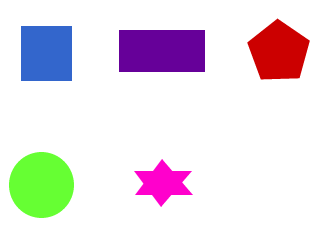
%> input picture matlab/data/shapes23.png, 315 x 250 px
$ octave lab03_trich_xuat_bien.m   (GNU Octave 9; MATLAB toolbox functions it lacks are replaced by stand-ins)
%> lines starting %> are read from the running program, lines starting %| are printed output that depends on the picture; in (x1, y1, x2, y2) boxes, pixels count from 0 and x2, y2 are one past the last pixel; in counts of white or black regions, pixels touching at a corner belong together; the program's own positions count from 1
%% LAB 3 - TRICH XUAT BIEN HINH THAI
clear; close all; clc;
scriptDir=fileparts(mfilename('fullpath'));
I=imread(fullfile(scriptDir,'..','data','shapes23.png'));
%> I is the input picture: size 250x315x3 uint8; mean R, G, B 232.5, 224.9, 230.4
if ndims(I)==3, I=rgb2gray(I); end
%> after `I=rgb2gray(I)`:
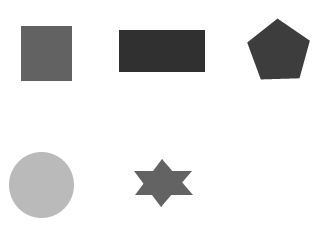
%> I: size 250x315 uint8; min 48, max 255, mean 227.8
A=imbinarize(I); if mean(A(:))>.5, A=~A; end
%> after `A=imbinarize(I)`:
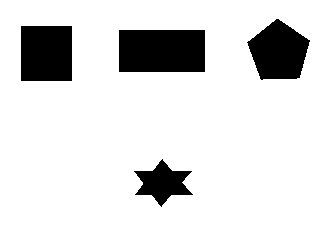
%> A: size 250x315 logical; 86.8% white; 4 black regions, box (x1, y1, x2, y2) and area: (119, 30, 205, 72) 3612, (21, 26, 72, 81) 2805, (247, 19, 310, 80) 2624, (134, 159, 193, 207) 1393
B=strel('square',3);
eroded=imerode(A,B); dilated=imdilate(A,B);
%> after `eroded=imerode(A,B)`:
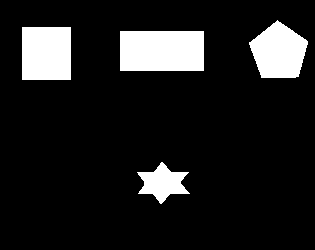
%> eroded: size 250x315 logical; 12.1% white; 4 white regions, box (x1, y1, x2, y2) and area: (120, 31, 204, 71) 3360, (22, 27, 71, 80) 2597, (249, 20, 308, 78) 2381, (137, 162, 190, 204) 1153
%> after `dilated=imdilate(A,B)`:
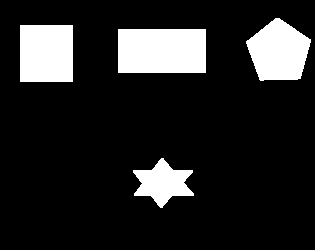
%> dilated: size 250x315 logical; 14.5% white; 4 white regions, box (x1, y1, x2, y2) and area: (118, 29, 206, 73) 3872, (20, 25, 73, 82) 3021, (246, 18, 311, 81) 2876, (133, 158, 194, 208) 1646
inner=A & ~eroded; outer=dilated & ~A; gradient=dilated & ~eroded;
%> after `inner=A & ~eroded`:
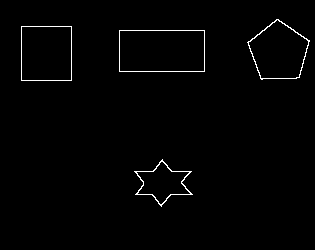
%> inner: size 250x315 logical; 1.2% white in thin lines or dots, all inside (x1, y1, x2, y2) = (21, 19, 310, 207)
%> after `outer=dilated & ~A`: outer: size 250x315 logical; 1.2% white in thin lines or dots, all inside (x1, y1, x2, y2) = (20, 18, 311, 208)
%> after `gradient=dilated & ~eroded`:
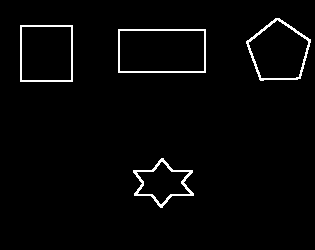
%> gradient: size 250x315 logical; 2.4% white in thin lines or dots, all inside (x1, y1, x2, y2) = (20, 18, 311, 208)
figure('Name','Lab 3 - Morphological boundaries');
subplot(2,3,1); imshow(A); title('A');
subplot(2,3,2); imshow(eroded); title('A erode B');
subplot(2,3,3); imshow(inner); title('Bien trong');
subplot(2,3,4); imshow(outer); title('Bien ngoai');
subplot(2,3,5); imshow(gradient); title('Gradient hinh thai');
subplot(2,3,6); imshow(labeloverlay(A,gradient,'Colormap',[1 0 0])); title('Bien chong len anh');
%> after `imshow(labeloverlay(A,gradient,'Colormap',[1 0 0]))`:
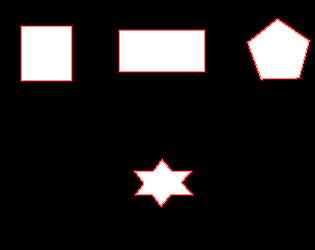
%> displayed picture: size 250x315x3, on the screen's scale of 0 to 255; mean R, G, B 35.4, 32.3, 32.3
